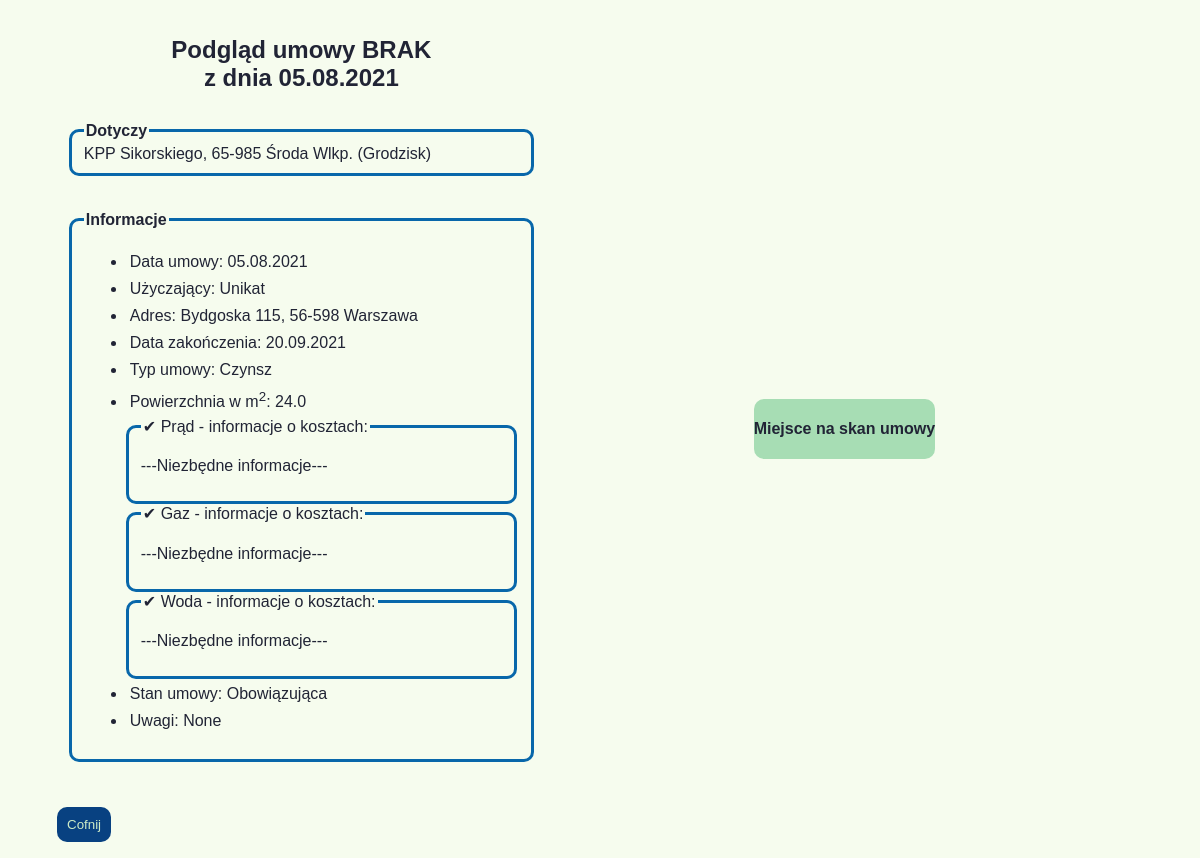
Page /umowy/podglad/2/ (signed in) on the earlier database version.
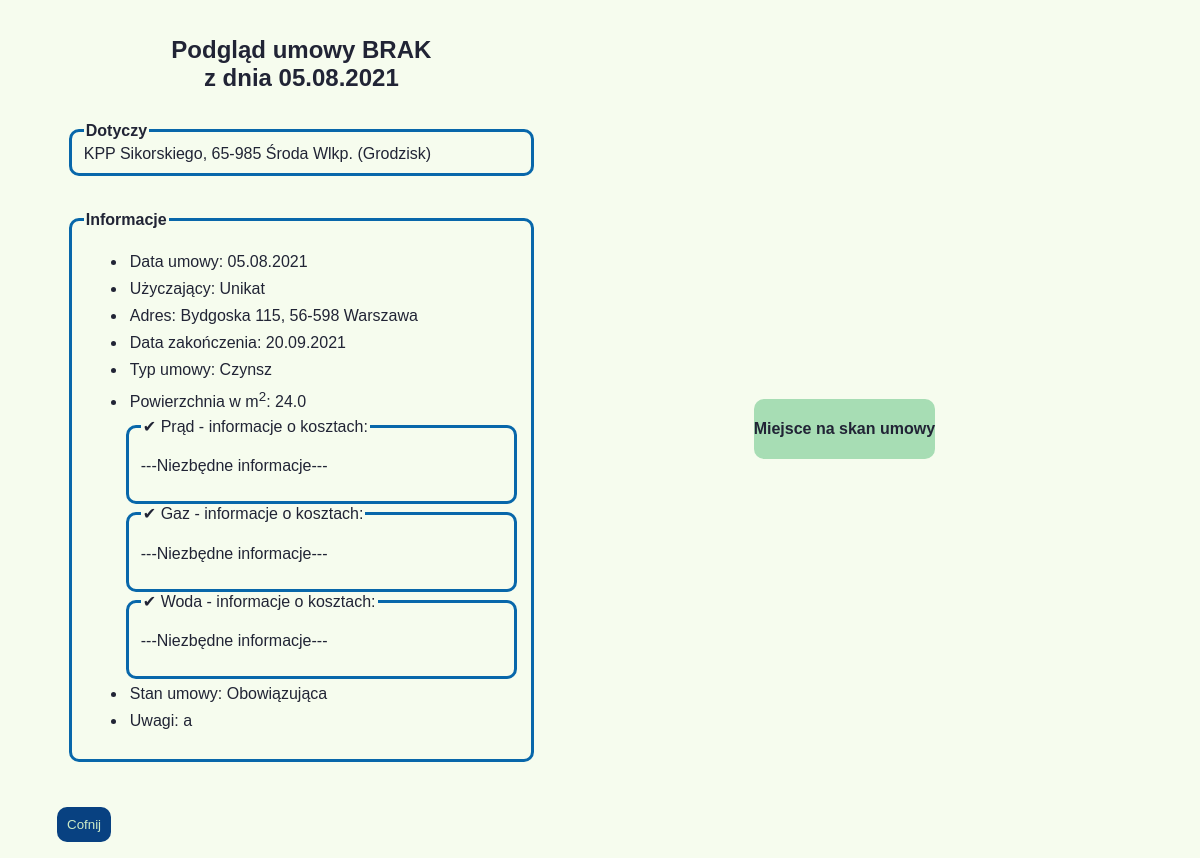
Same page on the later database version.
### umowyapp/models.py (models this page shows, shortened)
class Umowy(models.Model):
    data_umowy = models.DateField(null=False)
    nr_umowy = models.CharField(max_length=20, null=True, default="BRAK")
    podstawa_prawna = models.ForeignKey(Podstawa_prawna, on_delete=models.CASCADE, null=True, blank=True)
    nazwa_uzyczajacego = models.CharField(max_length=30, null=True)
    adres_uzyczajacego = models.CharField(max_length=30, null=True)
    kod_pocztowy_uzyczajacego = models.CharField(max_length=6, null=True)
    miasto_uzyczajacego = models.CharField(max_length=20, null=True)
    okres_obowiazywania = models.DateField(blank=True, default="")
    typ_umowy = models.ForeignKey(Rodzaj_umowy, on_delete=models.CASCADE, null=False)
    pow_uzyczona = models.FloatField(max_length=4, null=True, blank=True)
    rodzaj_kosztow_prad = models.BooleanField()
    informacje_prad = models.TextField(null=True, default="---Niezbędne informacje---")
    rodzaj_kosztow_gaz = models.BooleanField()
    informacje_gaz = models.TextField(null=True, default="---Niezbędne informacje---")
    rodzaj_kosztow_woda = models.BooleanField()
    informacje_woda = models.TextField(null=True, default="---Niezbędne informacje---")
    rodzaj_kosztow_co = models.BooleanField()
    informacje_co = models.TextField(null=True, default="---Niezbędne informacje---")
    powiaty_jedn = models.ForeignKey(Powiaty_Wlkp, on_delete=models.CASCADE)
    rodzaj_jedn = models.ForeignKey(Rodzaje_jednostek, on_delete=models.CASCADE)
    adres_jedn = models.CharField(max_length=30, null=True)
    miasto_jedn = models.CharField(max_length=20, null=True)
    kod_pocztowy_jedn = models.CharField(max_length=6, null=True)
    skan_umowy = models.FileField(upload_to='umowy_pdf', null=True, blank=True)
    stan_umowy = models.ForeignKey(Stan_umow, on_delete=models.CASCADE)
    uwagi = models.TextField(null=True, blank=True, default="")
    deleted = models.BooleanField(null=False, default=0)

class Rodzaje_jednostek(models.Model):
    rodzaj = models.CharField(max_length=4, null=False)
    def __str__(self):
        return self.rodzaj_jedn()
    def rodzaj_jedn(self):
        return "{}".format(self.rodzaj)

class Powiaty_Wlkp(models.Model):
    powiat = models.CharField(max_length=12, null=False)
    def __str__(self):
        return self.powiat_jedn()
    def powiat_jedn(self):
        return "{}".format(self.powiat)

class Rodzaj_umowy(models.Model):
    rodz_um = models.CharField(max_length=6, default="Czynsz")
    def __str__(self):
        return self.rodzaj_um()
    def rodzaj_um(self):
        return "{}".format(self.rodz_um)

class Stan_umow(models.Model):
    stan = models.CharField(max_length=14, null=False)
    def __str__(self):
        return self.stan_umowy()
    def stan_umowy(self):
        return "{}".format(self.stan)

### umowyapp/views.py (the view)
# urls.py: path('podglad/<int:id>/', podglad_umow, name="podglad_umowy"),
@login_required
def podglad_umow(request, id):
    podglad = Umowy.objects.get(pk=id)
    form = UmowyForm(request.FILES or None, instance=podglad)
    return render(request, 'podglad.html', {'podglad': podglad})

### templates/podglad.html (shortened to what this page needs)
{%extends 'start.html'%}
{%block strona%}
<section xmlns="http://www.w3.org/1999/html">
    <div class="podglad_box">
        <h2 class="naglowek_podglad">Podgląd umowy {{podglad.nr_umowy}}<br>z dnia {{podglad.data_umowy}}</h2>
        <form class="podglad_umow">
            <fieldset>
                <legend><b>Dotyczy</b></legend>
                <span>{{podglad.rodzaj_jedn}} {{podglad.adres_jedn}}, {{podglad.kod_pocztowy_jedn}} {{podglad.miasto_jedn}} ({{podglad.powiaty_jedn}})</span>
            </fieldset>
        </form>
        <form class="podglad_umow">
            <fieldset>
                <legend> <b>Informacje</b></legend>
                <ul>
                    <li> <label>Data umowy: {{podglad.data_umowy}}</label></li>
                    <li> <label>Użyczający: {{podglad.nazwa_uzyczajacego }}</label></li>
                    <li> <label> Adres: {{podglad.adres_uzyczajacego}},
                        {{podglad.kod_pocztowy_uzyczajacego}} {{podglad.miasto_uzyczajacego}}</label>
                    </li>
                    <li> <label>Data zakończenia: {{podglad.okres_obowiazywania}}</label></li>
                    <li> <label>Typ umowy: {{podglad.typ_umowy}}</label></li>
                    <li> <label>Powierzchnia w m<sup>2</sup>: {{podglad.pow_uzyczona}}</label></li>
                    {%if podglad.rodzaj_kosztow_prad == True%}
                    <form>
                    <fieldset>
                        <legend class="aktywne"> Prąd - informacje o kosztach: </legend>
                    <p>{{podglad.informacje_prad}}</p>
                    </fieldset>
                    </form>
                    {%endif%}
                    {%if podglad.rodzaj_kosztow_gaz == True%}
                      <form>
                    <fieldset>
                        <legend class="aktywne"> Gaz - informacje o kosztach: </legend>
                    <p>{{podglad.informacje_gaz}}</p>
                    </fieldset>
                    </form>
                    {%endif%}
                    {%if podglad.rodzaj_kosztow_woda == True%}
                     <form>
                    <fieldset>
                        <legend class="aktywne"> Woda - informacje o kosztach: </legend>
                    <p>{{podglad.informacje_woda}}</p>
                    </fieldset>
                    </form>
                    {%endif%}
                    <li> Stan umowy: {{podglad.stan_umowy}}</li>
                    <li> <label>Uwagi: {{podglad.uwagi}}</label></li>
                </ul>
            </fieldset>
        </form>
        <div class="cofni_podgląd">
            <a href="{% url 'wszystkie_umowy'%}"><button class="button-general button-back">Cofnij</button></a>
        </div>
    </div>
    <div class="pdf_viev">
        {%if podglad.skan_umowy %}
        <embed src="/doc/{{podglad.skan_umowy}}#toolbar=0" type="application/pdf"/>
        {%else%}
        <h4>Miejsce na skan umowy</h4>
        {%endif%}
    </div>
</section>
{%endblock%}

Differences in the rows shown:
changed Umowy "BRAK": uwagi "None" → "a"
